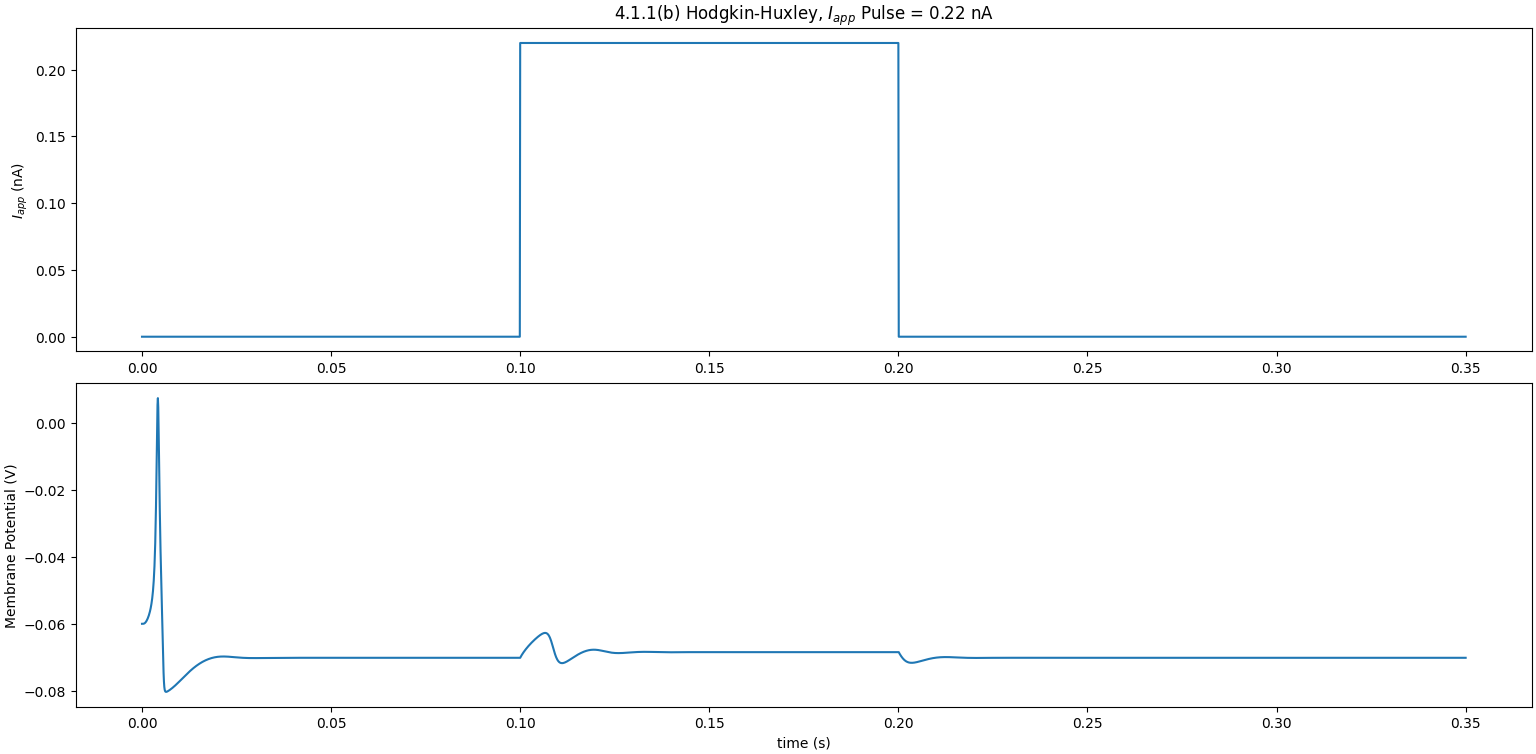

Reproduce this figure in Python.
import random as r
import numpy as np
import matplotlib.pyplot as plt
import math as math

### parameters ###
Gleak = 30e-9 #S
maxGNa = 12e-6 #S
maxGK = 3.6e-6 #S
NaPot = 45e-3 #V
KPot = -82e-3 #V
leakPot = -60e-3 #V
Cmembrane = 100e-12 #F

### vectors ###
dt = 0.1e-3
duration = 0.35 #s
time = np.arange(0,duration+dt, dt)
Iapps = np.zeros(len(time))
for i in range(1000, 2001):
    Iapps[i] = 0.22e-9 #A
V = np.ones(len(time)) * leakPot
m = np.zeros(len(time))
h = np.zeros(len(time))
n = np.zeros(len(time))

### gating variable rate constants ###
def alphaM(V):
    am = (1e5*(-V-0.045))/(math.exp(100*(-V-0.045))-1)
    # print(f"alphaM: {am:.4f}")
    return am
def betaM(V):
    bm = 4e3*math.exp((-V-0.07)/0.018)
    # print(f"betaM: {bm:.4f}")
    return bm

def alphaH(V):
    ah = 70*math.exp(50*(-V-0.07))
    # print(f"alphaH: {ah:.4f}")
    return ah
def betaH(V):
    bh = 1e3 / (1+math.exp(100*(-V-0.04)))
    # print(f"betaH: {bh:.4f}")
    return bh

def alphaN(V):
    if V == -0.06:
        return 0
    an = (1e4*(-V-0.06))/(math.exp(100*(-V-0.06))-1)
    # print(f"alphaN: {an:.4f}")
    return an
def betaN(V):
    bn = 125*math.exp((-V-0.07)/0.08)
    # print(f"betaN: {bn:.4f}")
    return bn

### system of ODEs ###
def mdot(i):
    return alphaM(V[i])*(1-m[i]) - betaM(V[i])*m[i]
def hdot(i):
    return alphaH(V[i])*(1-h[i]) - betaH(V[i])*h[i]
def ndot(i):
    return alphaN(V[i])*(1-n[i]) - betaN(V[i])*n[i]
def Vdot(i):
    return (Gleak*(leakPot-V[i]) + maxGNa*m[i]**3*h[i]*(NaPot-V[i]) + maxGK*n[i]**4*(KPot-V[i]) + Iapps[i])/Cmembrane

### Forward Euler ###
for i in range(1, len(time)):
    V[i] = V[i-1] + dt*Vdot(i-1)
    m[i] = m[i-1] + dt*mdot(i-1)
    h[i] = h[i-1] + dt*hdot(i-1)
    n[i] = n[i-1] + dt*ndot(i-1)
    # print(f"V: {V[i]:.5f} m: {m[i]:.5f} h: {h[i]:.5f} n: {n[i]:.5f}")

### plot it ###
plt.figure(layout = 'constrained')
plt.subplot(211)
plt.title("4.1.1(b) Hodgkin-Huxley, $I_{app}$ Pulse = 0.22 nA")
plt.plot(time, Iapps*1e9)
plt.ylabel("$I_{app}$ (nA)")

plt.subplot(212)
plt.plot(time, V)
plt.xlabel("time (s)")
plt.ylabel("Membrane Potential (V)")
plt.show()
plt.close()
